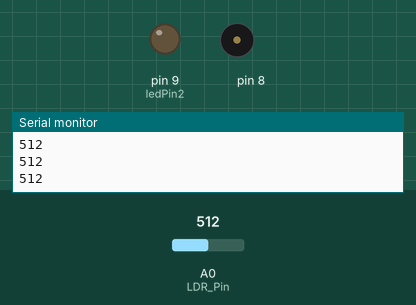
A sketch run on a simulated Arduino Uno, built with avr-gcc and run on an emulated ATmega328P. Shown: output pins drawn as LEDs (lit = HIGH), buzzer (waves = sounding), the last lines printed to the serial monitor. Dashed ring = blinking. The inputs (shaded band) are chosen by the test bench; at power-on: A0 (LDR_Pin) = 512.

Above: at 1.3 s.
1.4 s: A0 (LDR_Pin) set to 21
3.4 s: A0 (LDR_Pin) set to 18
At 4.8 s:
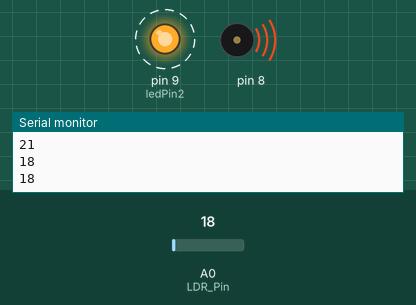
Timing chart, 0 to 12.5 s (numbered marks = the images above; inputs shaded):
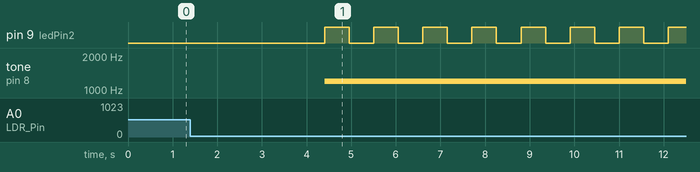

Measured:
- the behaviour switches between 20 and 19 on A0 (LDR_Pin) (found by bisection; images 0 and 1)
- after the input at 3.4 s, pin 9 (ledPin2): alternates HIGH for 0.55 s and LOW for 0.55 s, starting after 1.0 s; tone on pin 8: silent → 1190 Hz after 1.0 s

The sketch:

light_and_sound_v2.ino
```cpp
int LDR_Pin = A0; //analog pin 0
int ledPin2= 9;
int statePin = LOW;
void setup(){
  Serial.begin(9600);
   pinMode(ledPin2, OUTPUT);
}

void loop(){
  int v = analogRead(LDR_Pin);

  Serial.println(v);
  delay(550); //just here to slow down the output for easier reading
	digitalWrite(ledPin2,LOW);
  if (v<20)
		{
		tone(8, 1190,550);


      statePin = !statePin;
    digitalWrite(ledPin2, statePin);

              }
}
```
